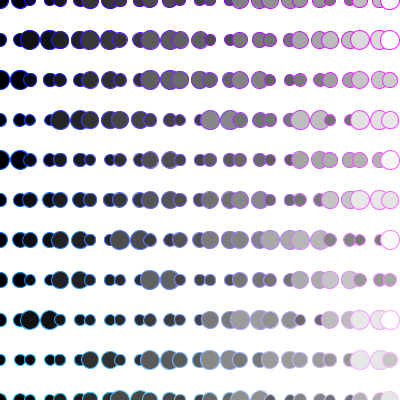
Frame 1 (no input)
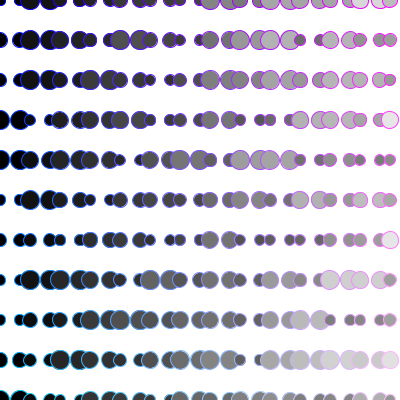
Frame 60 (the mouse pressed at the canvas centre just before this capture)
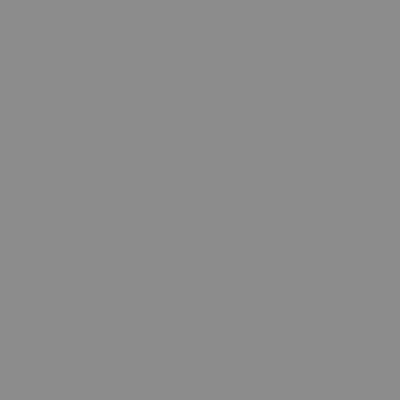
Frame 120 (the mouse held since frame 60 and released just before this capture)

The Processing sketch that drew these frames (run headless with seeded random() and noise(); from frame 60 on, the mouse is pressed at the canvas centre):

// Processing sketch: lineas_a_mouse
// ── lineas_a_mouse.pde
float separacionX;
float separacionY;
int nColumnas;
int nFilas;
float tamano;

void setup() {
  size(400, 400);
  nColumnas = 15;
  nFilas = 15;
  separacionX = 30;
  separacionY = 40;
}

void draw() {
  background(255);

  for (int i=0; i<nColumnas; i++) {
    for (int j=0; j<nFilas; j++) {
      stroke(i*20, j*20, 255);
      //rect(separacionX*i, separacionY*j, 10, 10);
      tirita();
      dibujaTrebol(separacionX*i, separacionY*j, tamano+mouseX*j, tamano*i);
    }
  }
}

void dibujaTrebol(float pX, float pY, float tam, float col) {
  fill(col);
  ellipse(pX, pY, tam, tam);
  ellipse(pX + 20, pY, tam, tam);
}

void tirita(){
  tamano = random(10,20);
}
